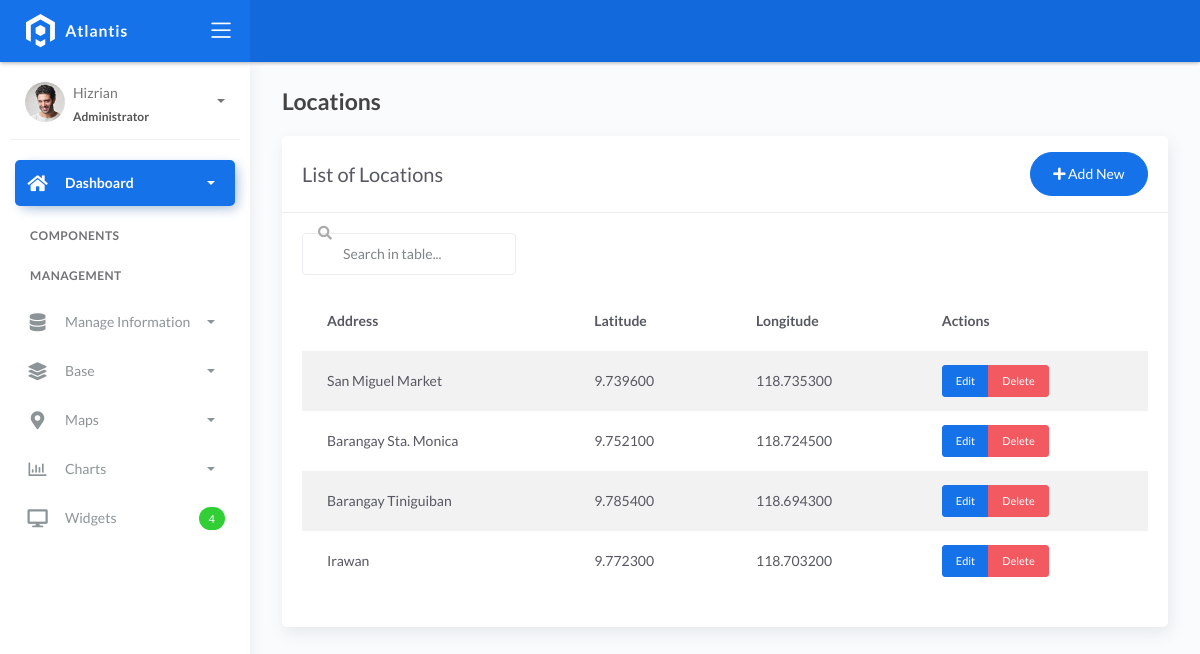
Page /locations/ on the committed database.
### mainsite/models.py (models this page shows, shortened)
class Location(models.Model):
    address = models.CharField(max_length=200)
    latitude = models.DecimalField(max_digits=9, decimal_places=6)
    longitude = models.DecimalField(max_digits=9, decimal_places=6)

### mainsite/views.py (the view)
# urls.py: path('locations/', views.location_list, name='location-list'),
def location_list(request):
    locations = Location.objects.all()
    return render(request, 'management/location_list.html', {'locations': locations})

### templates/management/location_list.html
{% extends 'management/base_list.html' %}
{% block page_title %}Locations{% endblock %}
{% block list_title %}List of Locations{% endblock %}
{% block add_url %}{% url 'location-add' %}{% endblock %}
{% block table_content %}
<thead>
    <tr>
        <th>Address</th>
        <th>Latitude</th>
        <th>Longitude</th>
        <th>Actions</th>
    </tr>
</thead>
<tbody>
    {% for location in locations %}
    <tr>
        <td>{{ location.address }}</td>
        <td>{{ location.latitude }}</td>
        <td>{{ location.longitude }}</td>
        <td>
            <div class="btn-group" role="group">
                <a href="{% url 'location-edit' location.pk %}" class="btn btn-primary btn-sm">Edit</a>
                <a href="{% url 'location-delete' location.pk %}" class="btn btn-danger btn-sm delete-btn">Delete</a>
            </div>
        </td>
    </tr>
    {% endfor %}
</tbody>
{% endblock %}

### rows in the picture
Location: address "San Miguel Market", latitude "9.739600", longitude "118.735300"
Location: address "Barangay Sta. Monica", latitude "9.752100", longitude "118.724500"
Location: address "Barangay Tiniguiban", latitude "9.785400", longitude "118.694300"
Location: address "Irawan", latitude "9.772300", longitude "118.703200"
